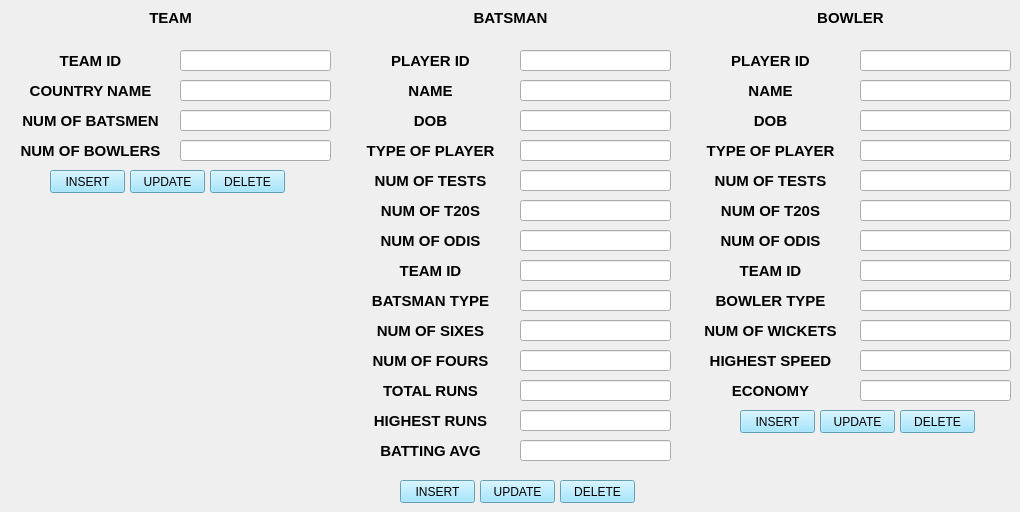
     <widget class="QWidget" name="tabadddata">
      <attribute name="title">
       <string>MODIFY DATA</string>
      </attribute>
      <widget class="QLabel" name="label">
       <property name="geometry">
        <rect>
         <x>10</x>
         <y>10</y>
         <width>321</width>
         <height>16</height>
        </rect>
       </property>
       <property name="font">
        <font>
         <pointsize>11</pointsize>
         <weight>75</weight>
         <bold>true</bold>
        </font>
       </property>
       <property name="text">
        <string>TEAM</string>
       </property>
       <property name="alignment">
        <set>Qt::AlignCenter</set>
       </property>
      </widget>
      <widget class="QLineEdit" name="lineEditaddteamid">
       <property name="geometry">
        <rect>
         <x>180</x>
         <y>50</y>
         <width>151</width>
         <height>21</height>
        </rect>
       </property>
      </widget>
      <widget class="QLabel" name="label_2">
       <property name="geometry">
        <rect>
         <x>10</x>
         <y>50</y>
         <width>161</width>
         <height>21</height>
        </rect>
       </property>
       <property name="font">
        <font>
         <pointsize>11</pointsize>
         <weight>75</weight>
         <bold>true</bold>
        </font>
       </property>
       <property name="text">
        <string>TEAM ID</string>
       </property>
       <property name="alignment">
        <set>Qt::AlignCenter</set>
       </property>
      </widget>
      <widget class="QLabel" name="label_3">
       <property name="geometry">
        <rect>
         <x>10</x>
         <y>80</y>
         <width>161</width>
         <height>21</height>
        </rect>
       </property>
       <property name="font">
        <font>
         <pointsize>11</pointsize>
         <weight>75</weight>
         <bold>true</bold>
        </font>
       </property>
       <property name="text">
        <string>COUNTRY NAME</string>
       </property>
       <property name="alignment">
        <set>Qt::AlignCenter</set>
       </property>
      </widget>
      <widget class="QLineEdit" name="lineEdiaddtcounrtyname">
       <property name="geometry">
        <rect>
         <x>180</x>
         <y>80</y>
         <width>151</width>
         <height>21</height>
        </rect>
       </property>
      </widget>
      <widget class="QLabel" name="label_4">
       <property name="geometry">
        <rect>
         <x>10</x>
         <y>110</y>
         <width>161</width>
         <height>21</height>
        </rect>
       </property>
       <property name="font">
        <font>
         <pointsize>11</pointsize>
         <weight>75</weight>
         <bold>true</bold>
        </font>
       </property>
       <property name="text">
        <string>NUM OF BATSMEN</string>
       </property>
       <property name="alignment">
        <set>Qt::AlignCenter</set>
       </property>
      </widget>
      <widget class="QLineEdit" name="lineEditaddnoofbatsmen">
       <property name="geometry">
        <rect>
         <x>180</x>
         <y>110</y>
         <width>151</width>
         <height>21</height>
        </rect>
       </property>
      </widget>
      <widget class="QLabel" name="label_5">
       <property name="geometry">
        <rect>
         <x>10</x>
         <y>140</y>
         <width>161</width>
         <height>21</height>
        </rect>
       </property>
       <property name="font">
        <font>
         <pointsize>11</pointsize>
         <weight>75</weight>
         <bold>true</bold>
        </font>
       </property>
       <property name="text">
        <string>NUM OF BOWLERS</string>
       </property>
       <property name="alignment">
        <set>Qt::AlignCenter</set>
       </property>
      </widget>
      <widget class="QLineEdit" name="lineEditaddnoofbowlers">
       <property name="geometry">
        <rect>
         <x>180</x>
         <y>140</y>
         <width>151</width>
         <height>21</height>
        </rect>
       </property>
      </widget>
      <widget class="QLabel" name="label_6">
       <property name="geometry">
        <rect>
         <x>350</x>
         <y>140</y>
         <width>161</width>
         <height>21</height>
        </rect>
       </property>
       <property name="font">
        <font>
         <pointsize>11</pointsize>
         <weight>75</weight>
         <bold>true</bold>
        </font>
       </property>
       <property name="text">
        <string>TYPE OF PLAYER</string>
       </property>
       <property name="alignment">
        <set>Qt::AlignCenter</set>
       </property>
      </widget>
      <widget class="QLineEdit" name="lineEditadminaddbatsmandob">
       <property name="geometry">
        <rect>
         <x>520</x>
         <y>110</y>
         <width>151</width>
         <height>21</height>
        </rect>
       </property>
      </widget>
      <widget class="QLabel" name="label_7">
       <property name="geometry">
        <rect>
         <x>350</x>
         <y>10</y>
         <width>321</width>
         <height>16</height>
        </rect>
       </property>
       <property name="font">
        <font>
         <pointsize>11</pointsize>
         <weight>75</weight>
         <bold>true</bold>
        </font>
       </property>
       <property name="text">
        <string>BATSMAN</string>
       </property>
       <property name="alignment">
        <set>Qt::AlignCenter</set>
       </property>
      </widget>
      <widget class="QLabel" name="label_8">
       <property name="geometry">
        <rect>
         <x>350</x>
         <y>80</y>
         <width>161</width>
         <height>21</height>
        </rect>
       </property>
       <property name="font">
        <font>
         <pointsize>11</pointsize>
         <weight>75</weight>
         <bold>true</bold>
        </font>
       </property>
       <property name="text">
        <string>NAME</string>
       </property>
       <property name="alignment">
        <set>Qt::AlignCenter</set>
       </property>
      </widget>
      <widget class="QLabel" name="label_9">
       <property name="geometry">
        <rect>
         <x>350</x>
         <y>110</y>
         <width>161</width>
         <height>21</height>
        </rect>
       </property>
       <property name="font">
        <font>
         <pointsize>11</pointsize>
         <weight>75</weight>
         <bold>true</bold>
        </font>
       </property>
       <property name="text">
        <string>DOB</string>
       </property>
       <property name="alignment">
        <set>Qt::AlignCenter</set>
       </property>
      </widget>
      <widget class="QLineEdit" name="lineEditadminaddplayerbatsmantype">
       <property name="geometry">
        <rect>
         <x>520</x>
         <y>140</y>
         <width>151</width>
         <height>21</height>
        </rect>
       </property>
      </widget>
      <widget class="QLabel" name="label_10">
       <property name="geometry">
        <rect>
         <x>350</x>
         <y>50</y>
         <width>161</width>
         <height>21</height>
        </rect>
       </property>
       <property name="font">
        <font>
         <pointsize>11</pointsize>
         <weight>75</weight>
         <bold>true</bold>
        </font>
       </property>
       <property name="text">
        <string>PLAYER ID</string>
       </property>
       <property name="alignment">
        <set>Qt::AlignCenter</set>
       </property>
      </widget>
      <widget class="QLineEdit" name="lineEditadminaddbatsmanname">
       <property name="geometry">
        <rect>
         <x>520</x>
         <y>80</y>
         <width>151</width>
         <height>21</height>
        </rect>
       </property>
      </widget>
      <widget class="QLineEdit" name="lineEditadminaddbatsmanid">
       <property name="geometry">
        <rect>
         <x>520</x>
         <y>50</y>
         <width>151</width>
         <height>21</height>
        </rect>
       </property>
      </widget>
      <widget class="QLabel" name="label_11">
       <property name="geometry">
        <rect>
         <x>350</x>
         <y>260</y>
         <width>161</width>
         <height>21</height>
        </rect>
       </property>
       <property name="font">
        <font>
         <pointsize>11</pointsize>
         <weight>75</weight>
         <bold>true</bold>
        </font>
       </property>
       <property name="text">
        <string>TEAM ID</string>
       </property>
       <property name="alignment">
        <set>Qt::AlignCenter</set>
       </property>
      </widget>
      <widget class="QLineEdit" name="lineEditadminaddbatsmanodis">
       <property name="geometry">
        <rect>
         <x>520</x>
         <y>230</y>
         <width>151</width>
         <height>21</height>
        </rect>
       </property>
      </widget>
      <widget class="QLabel" name="label_13">
       <property name="geometry">
        <rect>
         <x>350</x>
         <y>200</y>
         <width>161</width>
         <height>21</height>
        </rect>
       </property>
       <property name="font">
        <font>
         <pointsize>11</pointsize>
         <weight>75</weight>
         <bold>true</bold>
        </font>
       </property>
       <property name="text">
        <string>NUM OF T20S</string>
       </property>
       <property name="alignment">
        <set>Qt::AlignCenter</set>
       </property>
      </widget>
      <widget class="QLabel" name="label_14">
       <property name="geometry">
        <rect>
         <x>350</x>
         <y>230</y>
         <width>161</width>
         <height>21</height>
        </rect>
       </property>
       <property name="font">
        <font>
         <pointsize>11</pointsize>
         <weight>75</weight>
         <bold>true</bold>
        </font>
       </property>
       <property name="text">
        <string>NUM OF ODIS</string>
       </property>
       <property name="alignment">
        <set>Qt::AlignCenter</set>
       </property>
      </widget>
      <widget class="QLineEdit" name="lineEditadminaddbatsmanteamid">
       <property name="geometry">
        <rect>
         <x>520</x>
         <y>260</y>
         <width>151</width>
         <height>21</height>
        </rect>
       </property>
      </widget>
      <widget class="QLabel" name="label_15">
       <property name="geometry">
        <rect>
         <x>350</x>
         <y>170</y>
         <width>161</width>
         <height>21</height>
        </rect>
       </property>
       <property name="font">
        <font>
         <pointsize>11</pointsize>
         <weight>75</weight>
         <bold>true</bold>
        </font>
       </property>
       <property name="text">
        <string>NUM OF TESTS</string>
       </property>
       <property name="alignment">
        <set>Qt::AlignCenter</set>
       </property>
      </widget>
      <widget class="QLineEdit" name="lineEditadminaddbatsmant20s">
       <property name="geometry">
        <rect>
         <x>520</x>
         <y>200</y>
         <width>151</width>
         <height>21</height>
        </rect>
       </property>
      </widget>
      <widget class="QLineEdit" name="lineEditadminaddbatsmantests">
       <property name="geometry">
        <rect>
         <x>520</x>
         <y>170</y>
         <width>151</width>
         <height>21</height>
        </rect>
       </property>
      </widget>
      <widget class="QLabel" name="label_12">
       <property name="geometry">
        <rect>
         <x>350</x>
         <y>320</y>
         <width>161</width>
         <height>21</height>
        </rect>
       </property>
       <property name="font">
        <font>
         <pointsize>11</pointsize>
         <weight>75</weight>
         <bold>true</bold>
        </font>
       </property>
       <property name="text">
        <string>NUM OF SIXES</string>
       </property>
       <property name="alignment">
        <set>Qt::AlignCenter</set>
       </property>
      </widget>
      <widget class="QLabel" name="label_16">
       <property name="geometry">
        <rect>
         <x>350</x>
         <y>380</y>
         <width>161</width>
         <height>21</height>
        </rect>
       </property>
       <property name="font">
        <font>
         <pointsize>11</pointsize>
         <weight>75</weight>
         <bold>true</bold>
        </font>
       </property>
       <property name="text">
        <string>TOTAL RUNS</string>
       </property>
       <property name="alignment">
        <set>Qt::AlignCenter</set>
       </property>
      </widget>
      <widget class="QLabel" name="label_18">
       <property name="geometry">
        <rect>
         <x>350</x>
         <y>410</y>
         <width>161</width>
         <height>21</height>
        </rect>
       </property>
       <property name="font">
        <font>
         <pointsize>11</pointsize>
         <weight>75</weight>
         <bold>true</bold>
        </font>
       </property>
       <property name="text">
        <string>HIGHEST RUNS</string>
       </property>
       <property name="alignment">
        <set>Qt::AlignCenter</set>
       </property>
      </widget>
      <widget class="QLineEdit" name="lineEditadminaddbatsmansix">
       <property name="geometry">
        <rect>
         <x>520</x>
         <y>320</y>
         <width>151</width>
         <height>21</height>
        </rect>
       </property>
      </widget>
      <widget class="QLabel" name="label_19">
       <property name="geometry">
        <rect>
         <x>350</x>
         <y>290</y>
         <width>161</width>
         <height>21</height>
        </rect>
       </property>
       <property name="font">
        <font>
         <pointsize>11</pointsize>
         <weight>75</weight>
         <bold>true</bold>
        </font>
       </property>
       <property name="text">
        <string>BATSMAN TYPE</string>
       </property>
       <property name="alignment">
        <set>Qt::AlignCenter</set>
       </property>
      </widget>
      <widget class="QLineEdit" name="lineEditadminaddbatsmantot">
       <property name="geometry">
        <rect>
         <x>520</x>
         <y>380</y>
         <width>151</width>
         <height>21</height>
        </rect>
       </property>
      </widget>
      <widget class="QLineEdit" name="lineEditadminaddbatsmantype">
       <property name="geometry">
        <rect>
         <x>520</x>
         <y>290</y>
         <width>151</width>
         <height>21</height>
        </rect>
       </property>
      </widget>
      <widget class="QLabel" name="label_20">
       <property name="geometry">
        <rect>
         <x>350</x>
         <y>440</y>
         <width>161</width>
         <height>21</height>
        </rect>
       </property>
       <property name="font">
        <font>
         <pointsize>11</pointsize>
         <weight>75</weight>
         <bold>true</bold>
        </font>
       </property>
       <property name="text">
        <string>BATTING AVG</string>
       </property>
       <property name="alignment">
        <set>Qt::AlignCenter</set>
       </property>
      </widget>
      <widget class="QLabel" name="label_22">
       <property name="geometry">
        <rect>
         <x>350</x>
         <y>350</y>
         <width>161</width>
         <height>21</height>
        </rect>
       </property>
       <property name="font">
        <font>
         <pointsize>11</pointsize>
         <weight>75</weight>
         <bold>true</bold>
        </font>
       </property>
       <property name="text">
        <string>NUM OF FOURS</string>
       </property>
       <property name="alignment">
        <set>Qt::AlignCenter</set>
       </property>
      </widget>
      <widget class="QLineEdit" name="lineEditadminaddbatsmanhigh">
       <property name="geometry">
        <rect>
         <x>520</x>
         <y>410</y>
         <width>151</width>
         <height>21</height>
        </rect>
       </property>
      </widget>
      <widget class="QLineEdit" name="lineEditadminaddbatsmanfours">
       <property name="geometry">
        <rect>
         <x>520</x>
         <y>350</y>
         <width>151</width>
         <height>21</height>
        </rect>
       </property>
      </widget>
      <widget class="QLineEdit" name="lineEditadminaddbatsmanavg">
       <property name="geometry">
        <rect>
         <x>520</x>
         <y>440</y>
         <width>151</width>
         <height>21</height>
        </rect>
       </property>
      </widget>
      <widget class="QPushButton" name="pushButtonaddteam">
       <property name="geometry">
        <rect>
         <x>50</x>
         <y>170</y>
         <width>75</width>
         <height>23</height>
        </rect>
       </property>
       <property name="styleSheet">
        <string notr="true">background-color: rgb(139, 224, 255);</string>
       </property>
       <property name="text">
        <string>INSERT</string>
       </property>
      </widget>
      <widget class="QPushButton" name="pushButtonupdateteam">
       <property name="geometry">
        <rect>
         <x>130</x>
         <y>170</y>
         <width>75</width>
         <height>23</height>
        </rect>
       </property>
       <property name="styleSheet">
        <string notr="true">background-color: rgb(139, 224, 255);</string>
       </property>
       <property name="text">
        <string>UPDATE</string>
       </property>
      </widget>
      <widget class="QPushButton" name="pushButtondeleteteam">
       <property name="geometry">
        <rect>
         <x>210</x>
         <y>170</y>
         <width>75</width>
         <height>23</height>
        </rect>
       </property>
       <property name="styleSheet">
        <string notr="true">background-color: rgb(139, 224, 255);</string>
       </property>
       <property name="text">
        <string>DELETE</string>
       </property>
      </widget>
      <widget class="QLineEdit" name="lineEditadminaddbowlerteamid">
       <property name="geometry">
        <rect>
         <x>860</x>
         <y>260</y>
         <width>151</width>
         <height>21</height>
        </rect>
       </property>
      </widget>
      <widget class="QLineEdit" name="lineEditadminaddbowlerid">
       <property name="geometry">
        <rect>
         <x>860</x>
         <y>50</y>
         <width>151</width>
         <height>21</height>
        </rect>
       </property>
      </widget>
      <widget class="QLabel" name="label_21">
       <property name="geometry">
        <rect>
         <x>690</x>
         <y>380</y>
         <width>161</width>
         <height>21</height>
        </rect>
       </property>
       <property name="font">
        <font>
         <pointsize>11</pointsize>
         <weight>75</weight>
         <bold>true</bold>
        </font>
       </property>
       <property name="text">
        <string>ECONOMY</string>
       </property>
       <property name="alignment">
        <set>Qt::AlignCenter</set>
       </property>
      </widget>
      <widget class="QLabel" name="label_17">
       <property name="geometry">
        <rect>
         <x>690</x>
         <y>170</y>
         <width>161</width>
         <height>21</height>
        </rect>
       </property>
       <property name="font">
        <font>
         <pointsize>11</pointsize>
         <weight>75</weight>
         <bold>true</bold>
        </font>
       </property>
       <property name="text">
        <string>NUM OF TESTS</string>
       </property>
       <property name="alignment">
        <set>Qt::AlignCenter</set>
       </property>
      </widget>
      <widget class="QLabel" name="label_23">
       <property name="geometry">
        <rect>
         <x>690</x>
         <y>200</y>
         <width>161</width>
         <height>21</height>
        </rect>
       </property>
       <property name="font">
        <font>
         <pointsize>11</pointsize>
         <weight>75</weight>
         <bold>true</bold>
        </font>
       </property>
       <property name="text">
        <string>NUM OF T20S</string>
       </property>
       <property name="alignment">
        <set>Qt::AlignCenter</set>
       </property>
      </widget>
      <widget class="QLabel" name="label_24">
       <property name="geometry">
        <rect>
         <x>690</x>
         <y>110</y>
         <width>161</width>
         <height>21</height>
        </rect>
       </property>
       <property name="font">
        <font>
         <pointsize>11</pointsize>
         <weight>75</weight>
         <bold>true</bold>
        </font>
       </property>
       <property name="text">
        <string>DOB</string>
       </property>
       <property name="alignment">
        <set>Qt::AlignCenter</set>
       </property>
      </widget>
      <widget class="QLineEdit" name="lineEditadminaddbowlerhigh">
       <property name="geometry">
        <rect>
         <x>860</x>
         <y>350</y>
         <width>151</width>
         <height>21</height>
        </rect>
       </property>
      </widget>
      <widget class="QLabel" name="label_25">
       <property name="geometry">
        <rect>
         <x>690</x>
         <y>80</y>
         <width>161</width>
         <height>21</height>
        </rect>
       </property>
       <property name="font">
        <font>
         <pointsize>11</pointsize>
         <weight>75</weight>
         <bold>true</bold>
        </font>
       </property>
       <property name="text">
        <string>NAME</string>
       </property>
       <property name="alignment">
        <set>Qt::AlignCenter</set>
       </property>
      </widget>
      <widget class="QLabel" name="label_26">
       <property name="geometry">
        <rect>
         <x>690</x>
         <y>320</y>
         <width>161</width>
         <height>21</height>
        </rect>
       </property>
       <property name="font">
        <font>
         <pointsize>11</pointsize>
         <weight>75</weight>
         <bold>true</bold>
        </font>
       </property>
       <property name="text">
        <string>NUM OF WICKETS</string>
       </property>
       <property name="alignment">
        <set>Qt::AlignCenter</set>
       </property>
      </widget>
      <widget class="QLineEdit" name="lineEditadminaddbowlert20s">
       <property name="geometry">
        <rect>
         <x>860</x>
         <y>200</y>
         <width>151</width>
         <height>21</height>
        </rect>
       </property>
      </widget>
      <widget class="QLineEdit" name="lineEditadminaddbowlername">
       <property name="geometry">
        <rect>
         <x>860</x>
         <y>80</y>
         <width>151</width>
         <height>21</height>
        </rect>
       </property>
      </widget>
      <widget class="QLabel" name="label_27">
       <property name="geometry">
        <rect>
         <x>690</x>
         <y>50</y>
         <width>161</width>
         <height>21</height>
        </rect>
       </property>
       <property name="font">
        <font>
         <pointsize>11</pointsize>
         <weight>75</weight>
         <bold>true</bold>
        </font>
       </property>
       <property name="text">
        <string>PLAYER ID</string>
       </property>
       <property name="alignment">
        <set>Qt::AlignCenter</set>
       </property>
      </widget>
      <widget class="QLabel" name="label_28">
       <property name="geometry">
        <rect>
         <x>690</x>
         <y>230</y>
         <width>161</width>
         <height>21</height>
        </rect>
       </property>
       <property name="font">
        <font>
         <pointsize>11</pointsize>
         <weight>75</weight>
         <bold>true</bold>
        </font>
       </property>
       <property name="text">
        <string>NUM OF ODIS</string>
       </property>
       <property name="alignment">
        <set>Qt::AlignCenter</set>
       </property>
      </widget>
      <widget class="QLabel" name="label_30">
       <property name="geometry">
        <rect>
         <x>690</x>
         <y>260</y>
         <width>161</width>
         <height>21</height>
        </rect>
       </property>
       <property name="font">
        <font>
         <pointsize>11</pointsize>
         <weight>75</weight>
         <bold>true</bold>
        </font>
       </property>
       <property name="text">
        <string>TEAM ID</string>
       </property>
       <property name="alignment">
        <set>Qt::AlignCenter</set>
       </property>
      </widget>
      <widget class="QLineEdit" name="lineEditadminaddbowlerdob">
       <property name="geometry">
        <rect>
         <x>860</x>
         <y>110</y>
         <width>151</width>
         <height>21</height>
        </rect>
       </property>
      </widget>
      <widget class="QLineEdit" name="lineEditadminaddbowlerwickets">
       <property name="geometry">
        <rect>
         <x>860</x>
         <y>320</y>
         <width>151</width>
         <height>21</height>
        </rect>
       </property>
      </widget>
      <widget class="QLineEdit" name="lineEditadminaddbowlertests">
       <property name="geometry">
        <rect>
         <x>860</x>
         <y>170</y>
         <width>151</width>
         <height>21</height>
        </rect>
       </property>
      </widget>
      <widget class="QLabel" name="label_31">
       <property name="geometry">
        <rect>
         <x>690</x>
         <y>350</y>
         <width>161</width>
         <height>21</height>
        </rect>
       </property>
       <property name="font">
        <font>
         <pointsize>11</pointsize>
         <weight>75</weight>
         <bold>true</bold>
        </font>
       </property>
       <property name="text">
        <string>HIGHEST SPEED</string>
       </property>
       <property name="alignment">
        <set>Qt::AlignCenter</set>
       </property>
      </widget>
      <widget class="QLineEdit" name="lineEditadminaddbowlereconomy">
       <property name="geometry">
        <rect>
         <x>860</x>
         <y>380</y>
         <width>151</width>
         <height>21</height>
        </rect>
       </property>
      </widget>
      <widget class="QLineEdit" name="lineEditadminaddbowlerplayertype">
       <property name="geometry">
        <rect>
         <x>860</x>
         <y>140</y>
         <width>151</width>
         <height>21</height>
        </rect>
       </property>
      </widget>
      <widget class="QLabel" name="label_32">
       <property name="geometry">
        <rect>
         <x>690</x>
         <y>10</y>
         <width>321</width>
         <height>16</height>
        </rect>
       </property>
       <property name="font">
        <font>
         <pointsize>11</pointsize>
         <weight>75</weight>
         <bold>true</bold>
        </font>
       </property>
       <property name="text">
        <string>BOWLER</string>
       </property>
       <property name="alignment">
        <set>Qt::AlignCenter</set>
       </property>
      </widget>
      <widget class="QLabel" name="label_33">
       <property name="geometry">
        <rect>
         <x>690</x>
         <y>140</y>
         <width>161</width>
         <height>21</height>
        </rect>
       </property>
       <property name="font">
        <font>
         <pointsize>11</pointsize>
         <weight>75</weight>
         <bold>true</bold>
        </font>
       </property>
       <property name="text">
        <string>TYPE OF PLAYER</string>
       </property>
       <property name="alignment">
        <set>Qt::AlignCenter</set>
       </property>
      </widget>
      <widget class="QLabel" name="label_34">
       <property name="geometry">
        <rect>
         <x>690</x>
         <y>290</y>
         <width>161</width>
         <height>21</height>
        </rect>
       </property>
       <property name="font">
        <font>
         <pointsize>11</pointsize>
         <weight>75</weight>
         <bold>true</bold>
        </font>
       </property>
       <property name="text">
        <string>BOWLER TYPE</string>
       </property>
       <property name="alignment">
        <set>Qt::AlignCenter</set>
       </property>
      </widget>
      <widget class="QLineEdit" name="lineEditadminaddbowlertype">
       <property name="geometry">
        <rect>
         <x>860</x>
         <y>290</y>
         <width>151</width>
         <height>21</height>
        </rect>
       </property>
      </widget>
      <widget class="QLineEdit" name="lineEditadminaddbowlerodi2">
       <property name="geometry">
        <rect>
         <x>860</x>
         <y>230</y>
         <width>151</width>
         <height>21</height>
        </rect>
       </property>
      </widget>
      <widget class="QPushButton" name="pushButtonaddbatsman">
       <property name="geometry">
        <rect>
         <x>400</x>
         <y>480</y>
         <width>75</width>
         <height>23</height>
        </rect>
       </property>
       <property name="styleSheet">
        <string notr="true">background-color: rgb(139, 224, 255);</string>
       </property>
       <property name="text">
        <string>INSERT</string>
       </property>
      </widget>
      <widget class="QPushButton" name="pushButtonupdatebatsman">
       <property name="geometry">
        <rect>
         <x>480</x>
         <y>480</y>
         <width>75</width>
         <height>23</height>
        </rect>
       </property>
       <property name="styleSheet">
        <string notr="true">background-color: rgb(139, 224, 255);</string>
       </property>
       <property name="text">
        <string>UPDATE</string>
       </property>
      </widget>
      <widget class="QPushButton" name="pushButtondeletebatsman">
       <property name="geometry">
        <rect>
         <x>560</x>
         <y>480</y>
         <width>75</width>
         <height>23</height>
        </rect>
       </property>
       <property name="styleSheet">
        <string notr="true">background-color: rgb(139, 224, 255);</string>
       </property>
       <property name="text">
        <string>DELETE</string>
       </property>
      </widget>
      <widget class="QPushButton" name="pushButtonaddbowler">
       <property name="geometry">
        <rect>
         <x>740</x>
         <y>410</y>
         <width>75</width>
         <height>23</height>
        </rect>
       </property>
       <property name="styleSheet">
        <string notr="true">background-color: rgb(139, 224, 255);</string>
       </property>
       <property name="text">
        <string>INSERT</string>
       </property>
      </widget>
      <widget class="QPushButton" name="pushButtonupdatebowler">
       <property name="geometry">
        <rect>
         <x>820</x>
         <y>410</y>
         <width>75</width>
         <height>23</height>
        </rect>
       </property>
       <property name="styleSheet">
        <string notr="true">background-color: rgb(139, 224, 255);</string>
       </property>
       <property name="text">
        <string>UPDATE</string>
       </property>
      </widget>
      <widget class="QPushButton" name="pushButtondeletebowler">
       <property name="geometry">
        <rect>
         <x>900</x>
         <y>410</y>
         <width>75</width>
         <height>23</height>
        </rect>
       </property>
       <property name="styleSheet">
        <string notr="true">background-color: rgb(139, 224, 255);</string>
       </property>
       <property name="text">
        <string>DELETE</string>
       </property>
      </widget>
     </widget>
